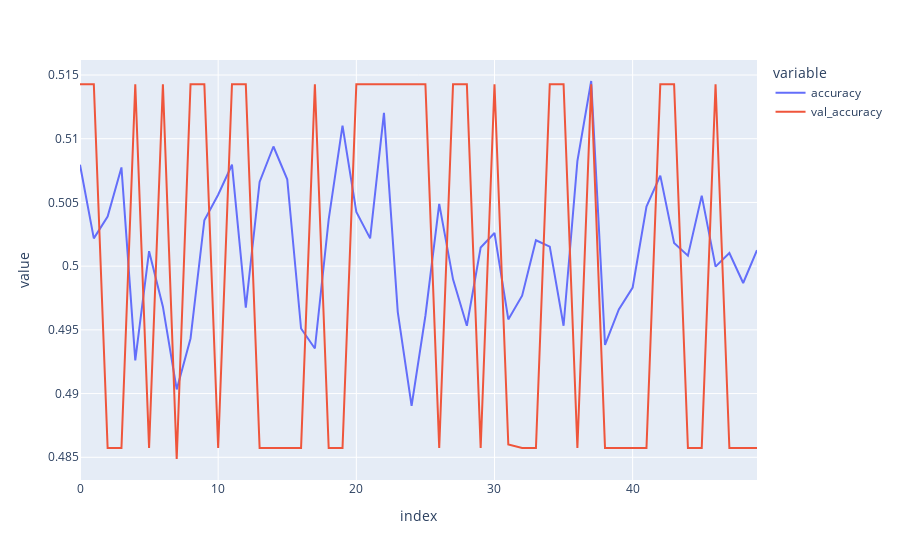

Source (notebook cell):
### Code cell
px.line(res[['accuracy', 'val_accuracy']])

### Figure 1 — Plotly figure (JSON) as saved in the notebook; plotly's stock layout.template omitted (floating-point values rounded to 4 significant figures)
{"data": [{"hovertemplate": "variable=accuracy<br>index=%{x}<br>value=%{y}<extra></extra>", "legendgroup": "accuracy", "line": {"color": "#636efa", "dash": "solid"}, "marker": {"symbol": "circle"}, "mode": "lines", "name": "accuracy", "orientation": "v", "showlegend": true, "type": "scatter", "x": [0, 1, 2, 3, 4, 5, 6, 7, 8, 9, 10, 11, 12, 13, 14, 15, 16, 17, 18, 19, 20, 21, 22, 23, 24, 25, 26, 27, 28, 29, 30, 31, 32, 33, 34, 35, 36, 37, 38, 39, 40, 41, 42, 43, 44, 45, 46, 47, 48, 49], "xaxis": "x", "y": [0.508, 0.5022, 0.5039, 0.5077, 0.4926, 0.5012, 0.4968, 0.4903, 0.4943, 0.5036, 0.5056, 0.508, 0.4968, 0.5066, 0.5094, 0.5068, 0.4951, 0.4935, 0.5037, 0.511, 0.5042, 0.5022, 0.512, 0.4964, 0.489, 0.4961, 0.5049, 0.499, 0.4953, 0.5015, 0.5026, 0.4958, 0.4977, 0.502, 0.5015, 0.4953, 0.5082, 0.5145, 0.4938, 0.4966, 0.4983, 0.5047, 0.5071, 0.5018, 0.5008, 0.5055, 0.5, 0.501, 0.4987, 0.5012], "yaxis": "y"}, {"hovertemplate": "variable=val_accuracy<br>index=%{x}<br>value=%{y}<extra></extra>", "legendgroup": "val_accuracy", "line": {"color": "#EF553B", "dash": "solid"}, "marker": {"symbol": "circle"}, "mode": "lines", "name": "val_accuracy", "orientation": "v", "showlegend": true, "type": "scatter", "x": [0, 1, 2, 3, 4, 5, 6, 7, 8, 9, 10, 11, 12, 13, 14, 15, 16, 17, 18, 19, 20, 21, 22, 23, 24, 25, 26, 27, 28, 29, 30, 31, 32, 33, 34, 35, 36, 37, 38, 39, 40, 41, 42, 43, 44, 45, 46, 47, 48, 49], "xaxis": "x", "y": [0.5143, 0.5143, 0.4857, 0.4857, 0.5143, 0.4857, 0.5143, 0.4849, 0.5143, 0.5143, 0.4857, 0.5143, 0.5143, 0.4857, 0.4857, 0.4857, 0.4857, 0.5143, 0.4857, 0.4857, 0.5143, 0.5143, 0.5143, 0.5143, 0.5143, 0.5143, 0.4857, 0.5143, 0.5143, 0.4857, 0.5143, 0.486, 0.4857, 0.4857, 0.5143, 0.5143, 0.4857, 0.5143, 0.4857, 0.4857, 0.4857, 0.4857, 0.5143, 0.5143, 0.4857, 0.4857, 0.5143, 0.4857, 0.4857, 0.4857], "yaxis": "y"}], "layout": {"legend": {"title": {"text": "variable"}, "tracegroupgap": 0}, "margin": {"t": 60}, "xaxis": {"anchor": "y", "domain": [0, 1], "title": {"text": "index"}}, "yaxis": {"anchor": "x", "domain": [0, 1], "title": {"text": "value"}}}}
